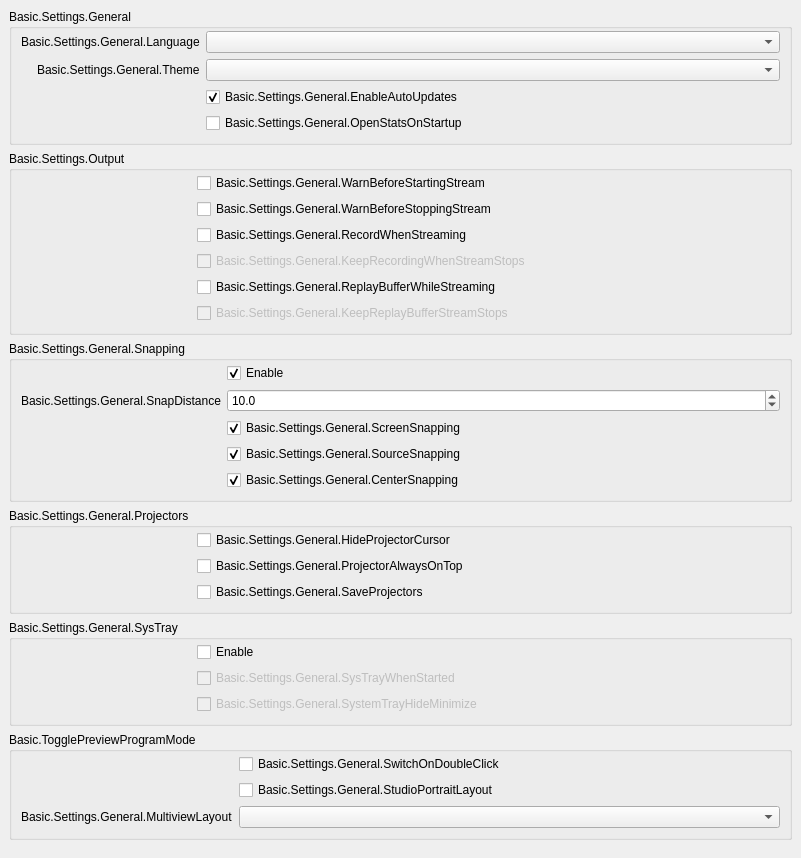
           <widget class="QWidget" name="scrollAreaWidgetContents_2">
            <property name="geometry">
             <rect>
              <x>0</x>
              <y>-44</y>
              <width>801</width>
              <height>741</height>
             </rect>
            </property>
            <layout class="QVBoxLayout" name="verticalLayout_19">
             <property name="leftMargin">
              <number>0</number>
             </property>
             <property name="topMargin">
              <number>0</number>
             </property>
             <property name="rightMargin">
              <number>0</number>
             </property>
             <property name="bottomMargin">
              <number>9</number>
             </property>
             <item alignment="Qt::AlignTop">
              <widget class="QWidget" name="widget_2" native="true">
               <layout class="QVBoxLayout" name="verticalLayout_20">
                <item>
                 <widget class="QGroupBox" name="groupBox_15">
                  <property name="title">
                   <string>Basic.Settings.General</string>
                  </property>
                  <layout class="QFormLayout" name="formLayout_32">
                   <property name="fieldGrowthPolicy">
                    <enum>QFormLayout::AllNonFixedFieldsGrow</enum>
                   </property>
                   <property name="labelAlignment">
                    <set>Qt::AlignRight|Qt::AlignTrailing|Qt::AlignVCenter</set>
                   </property>
                   <property name="topMargin">
                    <number>2</number>
                   </property>
                   <item row="0" column="0">
                    <widget class="QLabel" name="label">
                     <property name="text">
                      <string>Basic.Settings.General.Language</string>
                     </property>
                     <property name="buddy">
                      <cstring>language</cstring>
                     </property>
                    </widget>
                   </item>
                   <item row="0" column="1">
                    <widget class="QComboBox" name="language"/>
                   </item>
                   <item row="1" column="0">
                    <widget class="QLabel" name="label_42">
                     <property name="text">
                      <string>Basic.Settings.General.Theme</string>
                     </property>
                     <property name="buddy">
                      <cstring>theme</cstring>
                     </property>
                    </widget>
                   </item>
                   <item row="1" column="1">
                    <widget class="QComboBox" name="theme"/>
                   </item>
                   <item row="2" column="0">
                    <spacer name="horizontalSpacer_3">
                     <property name="orientation">
                      <enum>Qt::Horizontal</enum>
                     </property>
                     <property name="sizeType">
                      <enum>QSizePolicy::Fixed</enum>
                     </property>
                     <property name="sizeHint" stdset="0">
                      <size>
                       <width>170</width>
                       <height>5</height>
                      </size>
                     </property>
                    </spacer>
                   </item>
                   <item row="2" column="1">
                    <widget class="QCheckBox" name="enableAutoUpdates">
                     <property name="text">
                      <string>Basic.Settings.General.EnableAutoUpdates</string>
                     </property>
                     <property name="checked">
                      <bool>true</bool>
                     </property>
                    </widget>
                   </item>
                   <item row="3" column="1">
                    <widget class="QCheckBox" name="openStatsOnStartup">
                     <property name="text">
                      <string>Basic.Settings.General.OpenStatsOnStartup</string>
                     </property>
                    </widget>
                   </item>
                  </layout>
                 </widget>
                </item>
                <item>
                 <widget class="QGroupBox" name="groupBox_16">
                  <property name="title">
                   <string>Basic.Settings.Output</string>
                  </property>
                  <layout class="QFormLayout" name="formLayout_2">
                   <property name="fieldGrowthPolicy">
                    <enum>QFormLayout::AllNonFixedFieldsGrow</enum>
                   </property>
                   <property name="topMargin">
                    <number>2</number>
                   </property>
                   <item row="0" column="0">
                    <spacer name="horizontalSpacer_5">
                     <property name="orientation">
                      <enum>Qt::Horizontal</enum>
                     </property>
                     <property name="sizeType">
                      <enum>QSizePolicy::Fixed</enum>
                     </property>
                     <property name="sizeHint" stdset="0">
                      <size>
                       <width>170</width>
                       <height>5</height>
                      </size>
                     </property>
                    </spacer>
                   </item>
                   <item row="0" column="1">
                    <widget class="QCheckBox" name="warnBeforeStreamStart">
                     <property name="text">
                      <string>Basic.Settings.General.WarnBeforeStartingStream</string>
                     </property>
                    </widget>
                   </item>
                   <item row="1" column="1">
                    <widget class="QCheckBox" name="warnBeforeStreamStop">
                     <property name="text">
                      <string>Basic.Settings.General.WarnBeforeStoppingStream</string>
                     </property>
                    </widget>
                   </item>
                   <item row="2" column="1">
                    <widget class="QCheckBox" name="recordWhenStreaming">
                     <property name="text">
                      <string>Basic.Settings.General.RecordWhenStreaming</string>
                     </property>
                    </widget>
                   </item>
                   <item row="3" column="1">
                    <widget class="QCheckBox" name="keepRecordStreamStops">
                     <property name="enabled">
                      <bool>false</bool>
                     </property>
                     <property name="text">
                      <string>Basic.Settings.General.KeepRecordingWhenStreamStops</string>
                     </property>
                    </widget>
                   </item>
                   <item row="4" column="1">
                    <widget class="QCheckBox" name="replayWhileStreaming">
                     <property name="text">
                      <string>Basic.Settings.General.ReplayBufferWhileStreaming</string>
                     </property>
                    </widget>
                   </item>
                   <item row="5" column="1">
                    <widget class="QCheckBox" name="keepReplayStreamStops">
                     <property name="enabled">
                      <bool>false</bool>
                     </property>
                     <property name="text">
                      <string>Basic.Settings.General.KeepReplayBufferStreamStops</string>
                     </property>
                    </widget>
                   </item>
                  </layout>
                 </widget>
                </item>
                <item>
                 <widget class="QGroupBox" name="groupBox_10">
                  <property name="enabled">
                   <bool>true</bool>
                  </property>
                  <property name="sizePolicy">
                   <sizepolicy hsizetype="Preferred" vsizetype="Maximum">
                    <horstretch>0</horstretch>
                    <verstretch>0</verstretch>
                   </sizepolicy>
                  </property>
                  <property name="title">
                   <string>Basic.Settings.General.Snapping</string>
                  </property>
                  <property name="flat">
                   <bool>false</bool>
                  </property>
                  <layout class="QFormLayout" name="formLayout_21">
                   <property name="fieldGrowthPolicy">
                    <enum>QFormLayout::AllNonFixedFieldsGrow</enum>
                   </property>
                   <property name="labelAlignment">
                    <set>Qt::AlignRight|Qt::AlignTrailing|Qt::AlignVCenter</set>
                   </property>
                   <property name="topMargin">
                    <number>2</number>
                   </property>
                   <item row="0" column="1">
                    <widget class="QCheckBox" name="snappingEnabled">
                     <property name="text">
                      <string>Enable</string>
                     </property>
                     <property name="checked">
                      <bool>true</bool>
                     </property>
                    </widget>
                   </item>
                   <item row="2" column="1">
                    <widget class="QCheckBox" name="screenSnapping">
                     <property name="text">
                      <string>Basic.Settings.General.ScreenSnapping</string>
                     </property>
                     <property name="checked">
                      <bool>true</bool>
                     </property>
                    </widget>
                   </item>
                   <item row="4" column="1">
                    <widget class="QCheckBox" name="centerSnapping">
                     <property name="text">
                      <string>Basic.Settings.General.CenterSnapping</string>
                     </property>
                     <property name="checked">
                      <bool>true</bool>
                     </property>
                    </widget>
                   </item>
                   <item row="3" column="1">
                    <widget class="QCheckBox" name="sourceSnapping">
                     <property name="text">
                      <string>Basic.Settings.General.SourceSnapping</string>
                     </property>
                     <property name="checked">
                      <bool>true</bool>
                     </property>
                    </widget>
                   </item>
                   <item row="1" column="1">
                    <widget class="QDoubleSpinBox" name="snapDistance">
                     <property name="decimals">
                      <number>1</number>
                     </property>
                     <property name="singleStep">
                      <double>0.500000000000000</double>
                     </property>
                     <property name="value">
                      <double>10.000000000000000</double>
                     </property>
                    </widget>
                   </item>
                   <item row="1" column="0">
                    <widget class="QLabel" name="label_9">
                     <property name="text">
                      <string>Basic.Settings.General.SnapDistance</string>
                     </property>
                     <property name="buddy">
                      <cstring>snapDistance</cstring>
                     </property>
                    </widget>
                   </item>
                   <item row="3" column="0">
                    <spacer name="horizontalSpacer_4">
                     <property name="orientation">
                      <enum>Qt::Horizontal</enum>
                     </property>
                     <property name="sizeType">
                      <enum>QSizePolicy::Fixed</enum>
                     </property>
                     <property name="sizeHint" stdset="0">
                      <size>
                       <width>170</width>
                       <height>5</height>
                      </size>
                     </property>
                    </spacer>
                   </item>
                  </layout>
                 </widget>
                </item>
                <item>
                 <widget class="QGroupBox" name="groupBox_14">
                  <property name="title">
                   <string>Basic.Settings.General.Projectors</string>
                  </property>
                  <layout class="QFormLayout" name="formLayout_28">
                   <property name="fieldGrowthPolicy">
                    <enum>QFormLayout::AllNonFixedFieldsGrow</enum>
                   </property>
                   <property name="topMargin">
                    <number>2</number>
                   </property>
                   <item row="0" column="1">
                    <widget class="QCheckBox" name="hideProjectorCursor">
                     <property name="text">
                      <string>Basic.Settings.General.HideProjectorCursor</string>
                     </property>
                    </widget>
                   </item>
                   <item row="1" column="1">
                    <widget class="QCheckBox" name="projectorAlwaysOnTop">
                     <property name="text">
                      <string>Basic.Settings.General.ProjectorAlwaysOnTop</string>
                     </property>
                    </widget>
                   </item>
                   <item row="2" column="1">
                    <widget class="QCheckBox" name="saveProjectors">
                     <property name="text">
                      <string>Basic.Settings.General.SaveProjectors</string>
                     </property>
                    </widget>
                   </item>
                   <item row="1" column="0">
                    <spacer name="horizontalSpacer">
                     <property name="orientation">
                      <enum>Qt::Horizontal</enum>
                     </property>
                     <property name="sizeType">
                      <enum>QSizePolicy::Fixed</enum>
                     </property>
                     <property name="sizeHint" stdset="0">
                      <size>
                       <width>170</width>
                       <height>5</height>
                      </size>
                     </property>
                    </spacer>
                   </item>
                  </layout>
                 </widget>
                </item>
                <item>
                 <widget class="QGroupBox" name="groupBox_13">
                  <property name="title">
                   <string>Basic.Settings.General.SysTray</string>
                  </property>
                  <layout class="QFormLayout" name="formLayout_29">
                   <property name="fieldGrowthPolicy">
                    <enum>QFormLayout::AllNonFixedFieldsGrow</enum>
                   </property>
                   <property name="topMargin">
                    <number>2</number>
                   </property>
                   <item row="0" column="1">
                    <widget class="QCheckBox" name="systemTrayEnabled">
                     <property name="text">
                      <string>Enable</string>
                     </property>
                    </widget>
                   </item>
                   <item row="1" column="1">
                    <widget class="QCheckBox" name="systemTrayWhenStarted">
                     <property name="enabled">
                      <bool>false</bool>
                     </property>
                     <property name="text">
                      <string>Basic.Settings.General.SysTrayWhenStarted</string>
                     </property>
                    </widget>
                   </item>
                   <item row="2" column="1">
                    <widget class="QCheckBox" name="systemTrayAlways">
                     <property name="enabled">
                      <bool>false</bool>
                     </property>
                     <property name="text">
                      <string>Basic.Settings.General.SystemTrayHideMinimize</string>
                     </property>
                    </widget>
                   </item>
                   <item row="1" column="0">
                    <spacer name="horizontalSpacer_2">
                     <property name="orientation">
                      <enum>Qt::Horizontal</enum>
                     </property>
                     <property name="sizeType">
                      <enum>QSizePolicy::Fixed</enum>
                     </property>
                     <property name="sizeHint" stdset="0">
                      <size>
                       <width>170</width>
                       <height>5</height>
                      </size>
                     </property>
                    </spacer>
                   </item>
                  </layout>
                 </widget>
                </item>
                <item>
                 <widget class="QGroupBox" name="groupBox_11">
                  <property name="title">
                   <string>Basic.TogglePreviewProgramMode</string>
                  </property>
                  <layout class="QFormLayout" name="formLayout_31">
                   <property name="fieldGrowthPolicy">
                    <enum>QFormLayout::AllNonFixedFieldsGrow</enum>
                   </property>
                   <property name="labelAlignment">
                    <set>Qt::AlignRight|Qt::AlignTrailing|Qt::AlignVCenter</set>
                   </property>
                   <property name="topMargin">
                    <number>2</number>
                   </property>
                   <item row="0" column="1">
                    <widget class="QCheckBox" name="doubleClickSwitch">
                     <property name="text">
                      <string>Basic.Settings.General.SwitchOnDoubleClick</string>
                     </property>
                    </widget>
                   </item>
                   <item row="0" column="0">
                    <spacer name="horizontalSpacer_6">
                     <property name="orientation">
                      <enum>Qt::Horizontal</enum>
                     </property>
                     <property name="sizeHint" stdset="0">
                      <size>
                       <width>170</width>
                       <height>5</height>
                      </size>
                     </property>
                    </spacer>
                   </item>
                   <item row="1" column="1">
                    <widget class="QCheckBox" name="studioPortraitLayout">
                     <property name="text">
                      <string>Basic.Settings.General.StudioPortraitLayout</string>
                     </property>
                    </widget>
                   </item>
                   <item row="2" column="1">
                    <widget class="QComboBox" name="multiviewLayout"/>
                   </item>
                   <item row="2" column="0">
                    <widget class="QLabel" name="label_64">
                     <property name="text">
                      <string>Basic.Settings.General.MultiviewLayout</string>
                     </property>
                     <property name="buddy">
                      <cstring>multiviewLayout</cstring>
                     </property>
                    </widget>
                   </item>
                  </layout>
                 </widget>
                </item>
               </layout>
              </widget>
             </item>
            </layout>
           </widget>
